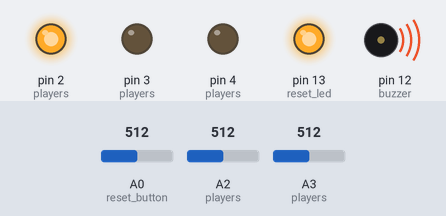
The sketch below on a simulated Arduino Uno, built with avr-gcc and run on an emulated ATmega328P. Parts: output pins drawn as LEDs (lit = HIGH), buzzer (waves = sounding, pin HIGH). Inputs (shaded band) come from the test bench; at power-on: A0 (reset_button) = 512, A3 (players) = 512, A2 (players) = 512.

Above: at 1.2 s.
1.3 s: A0 (reset_button) set to 207
4.3 s: A0 (reset_button) set to 182
At 4.8 s:
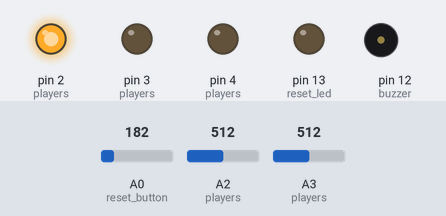
5.9 s: A0 (reset_button) set to 210
At 6.1 s:
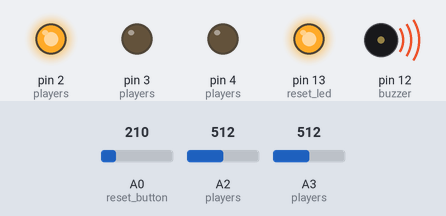
8.9 s: A3 (players) set to 209
11.9 s: A3 (players) set to 192
At 12.1 s:
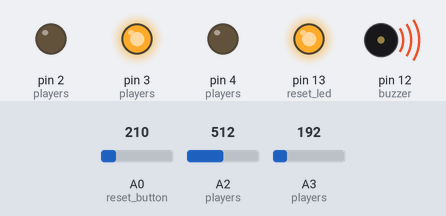
14.9 s: A3 (players) set to 210
At 15.3 s:
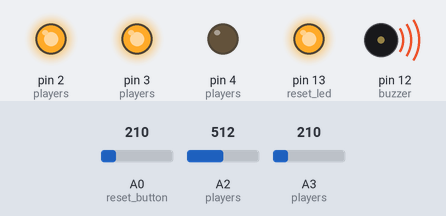
Timing chart, 0 to 17.9 s (numbered marks = the images above; inputs shaded):
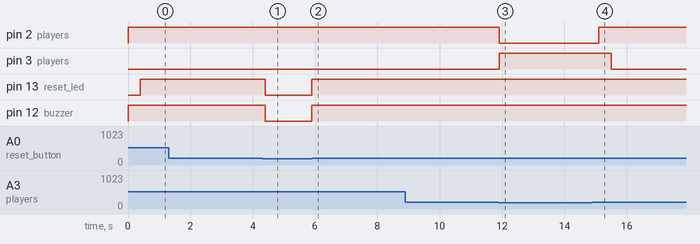

The sketch:

main.ino
```cpp
/**
 * TEJ3M
 * By: Evan Pratten
 */

#define beep boop

// Players
const int players[][2] = {
    {2, A3},
    {3, A2},
    {4, A1}};
const int player_count = (sizeof(players) / sizeof(players[0]));

// Defines
#define reset_button A0
#define reset_led 13
#define buzzer 12
#define button_thresh 200

int player_latch = -1;

void setup()
{

    // Set each player for input and output
    for (int i = 0; i < player_count; i++)
    {
        // Set LED pin
        pinMode(players[i][0], OUTPUT);

        // Set button pin
        pinMode(players[i][1], INPUT);
    }

    // Set reset pins and buzzer
    pinMode(reset_button, INPUT);
    pinMode(reset_led, OUTPUT);
    pinMode(buzzer, OUTPUT);

    // force-disable reset LED
    digitalWrite(reset_led, LOW);
}

void loop()
{
    // Check if we can sense a button
    if(player_latch == -1){

        // Check each button
        for (int i = 0; i < player_count; i++)
        {

            // Set the latch if button pressed
            if(analogRead(players[i][1]) >= button_thresh){
                player_latch = i;
                break;
            }
        }

        // One-time write LEDs
        for (int i = 0; i < player_count; i++){
            if(i == player_latch){
                // Write LED
                digitalWrite(players[i][0], HIGH);

                // Beep for a bit
                digitalWrite(buzzer, HIGH);
                delay(400);
                digitalWrite(buzzer, LOW);

            }
            else
            {
                digitalWrite(players[i][0], LOW);
            }
        }

    }

    // Handle resets
    if (analogRead(reset_button) >+ button_thresh){
        player_latch = -1;
        digitalWrite(reset_led, HIGH);
    } else {
        digitalWrite(reset_led, LOW);
    }
}
```

Measured:
- the behaviour switches between 201 and 200 on A0 (reset_button) (found by bisection; images 0 and 1)
- the behaviour switches between 200 and 199 on A3 (players) (found by bisection; images 2 and 3)
- after the input at 4.3 s, pin 13 (reset_led), pin 12 (buzzer): HIGH → LOW after 0.10 s
- after the input at 5.9 s, pin 13 (reset_led), pin 12 (buzzer): LOW → HIGH at once
- after the input at 11.9 s, pin 2 (players): HIGH → LOW at once; pin 3 (players): LOW → HIGH at once
- after the input at 14.9 s, pin 2 (players): LOW → HIGH after 0.21 s; pin 3 (players): HIGH → LOW after 0.61 s
